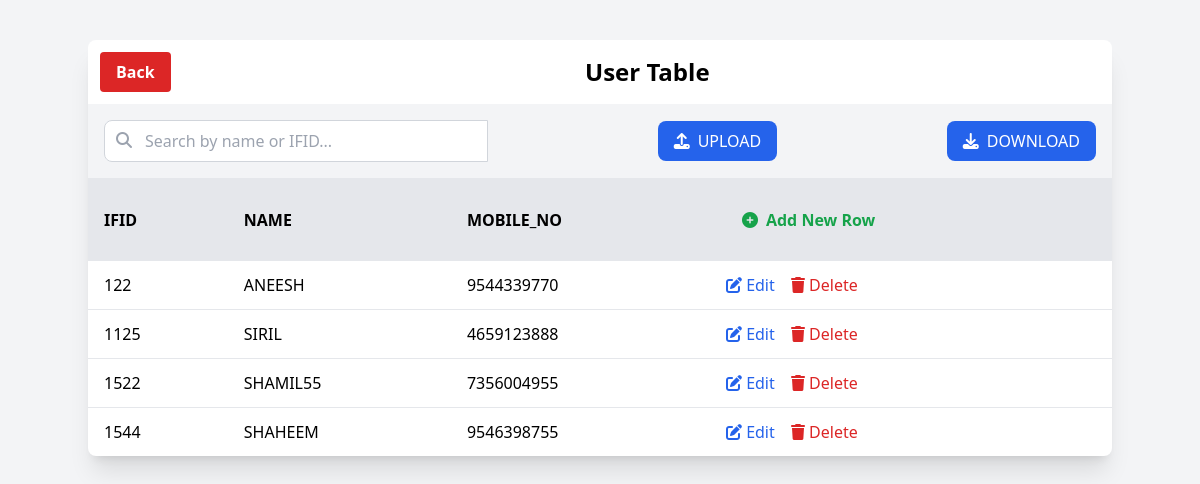
Before: /users with the older database file.
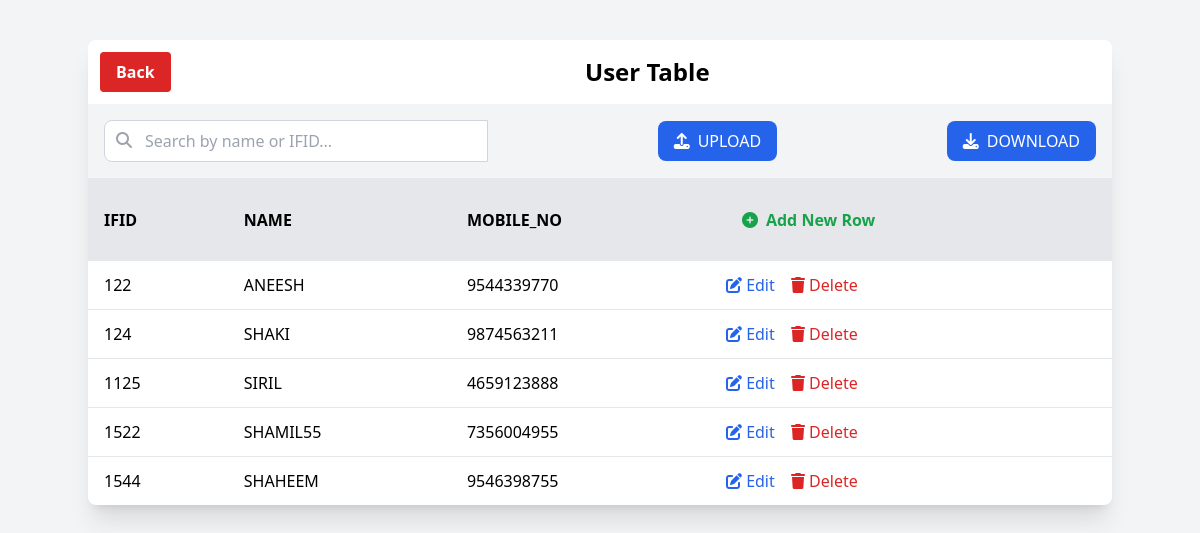
After: the same page with the newer database file.
### users/models.py (models this page shows)
class empinfo(models.Model):
    ifid = models.IntegerField(null=True)
    name = models.CharField(max_length=250)
    mobileno = models.IntegerField(null=True)
    class Meta:
        unique_together = ('name', 'ifid')

### users/views.py (the view)
# urls.py: path('', include('users.urls')),
def users(request):
    emp_set = empinfo.objects.all()
    query = request.GET.get('q', '').strip()
    emp_set = empinfo.objects.all().order_by('ifid')
    if query:
        emp_set = emp_set.filter(
            Q(name__icontains=query) | Q(ifid__icontains=query)
        )
    print(emp_set)
    return render(request, 'users.html', {'employe': emp_set,'query': query})

### users/templates/users.html (shortened to what this page needs)
<!DOCTYPE html>
<html lang="en" class="h-full bg-gray-100">
<head>
   <link rel="stylesheet" href="https://cdnjs.cloudflare.com/ajax/libs/font-awesome/6.4.0/css/all.min.css">
  <script src="https://cdn.tailwindcss.com"></script>
</head>
<body class="p-10">
  <div class="container mx-auto ">
<div class="max-w-6xl mx-auto bg-white rounded-lg shadow-xl overflow-hidden">
  <div class="flex flex-col sm:flex-row items-center justify-between m-3 w-full">
  <a href="{% url 'home' %}" class="bg-red-600 hover:bg-blue-700 text-white font-bold py-2 px-4 rounded mb-4 sm:mb-0">
    Back
  </a>
  <div class="flex-1 flex justify-center">
    <h1 class="text-2xl font-bold text-center">User Table</h1>
  </div>
</div>
    <div class="flex flex-col sm:flex-row justify-between items-center p-4 bg-gray-100 border-b">
      <form method="get" action="{% url 'users' %}" class="flex w-full sm:w-96 mb-4 sm:mb-0">
  <div class="relative flex-grow">
    <input
      type="text"
      name="q"
      placeholder="Search by name or IFID..."
      value="{{ query|default:'' }}"
      class="w-full pl-10 pr-4 py-2 rounded-l-lg border border-gray-300 focus:outline-none focus:ring-2 focus:ring-blue-500"
    >
    <i class="fas fa-search absolute left-3 top-3 text-gray-400"></i>
  </div>
</form>
    <a href="#modal-upload"><button class="bg-blue-600 hover:bg-blue-700 text-white px-4 py-2 rounded-lg flex items-center">
        <i class="fas fa-upload mr-2"></i>
        UPLOAD
      </button></a>
    <div><a href="#modal-download">
           <button type="submit" class="bg-blue-600 hover:bg-blue-700 text-white px-4 py-2 rounded-lg flex items-center">
  <i class="fas fa-download mr-2"></i>
  DOWNLOAD
</button></a>
  </div>
    </div>
    <div class="overflow-x-auto">
      <table class=" min-w-full divide-y divide-gray-200">
        <thead class="bg-gray-200">
          <tr class="uppercase">
            <th class="py-3 px-4 text-left">ifid</th>
            <th class="py-3 px-4 text-left">name</th>
            <th class="py-3 px-4 text-left">mobile_no</th>
             <th class="py-3 px-4 text-left"><div class="p-4 border-t">
     <a href="#modal-add"> <button class="flex items-center text-green-600 hover:text-green-800">
        <i class="fas fa-plus-circle mr-2"></i>
        Add New Row
      </button></a>
    </div></th>
          </tr>
        </thead>
        <tbody>
          {% for data in employe %}
          <tr class="border-t">
            <td class="py-3 px-4">{{data.ifid}}</td>
            <td class="py-3 px-4">{{data.name}}</td>
            <td class="py-3 px-4">{{data.mobileno}}</td>
            <td class="py-3 px-4">
              <a href="#modal-edit-{{data.id}}">
  <button class="text-blue-600 hover:text-blue-900 mr-3">
    <i class="fas fa-edit"></i> Edit
  </button>
</a>
              <a href="#modal-delete-{{data.id}}" ><button class="text-red-600 hover:text-red-900">
                <i class="fas fa-trash"></i> Delete
              </button></a>
            </td>
          </tr>
          {% endfor%}
        </tbody>
      </table>
    </div>
  </div>
</div>
</body>
</html>

Changed rows visible on the page:
added empinfo: ifid "124", name "SHAKI", mobileno "9874563211"
